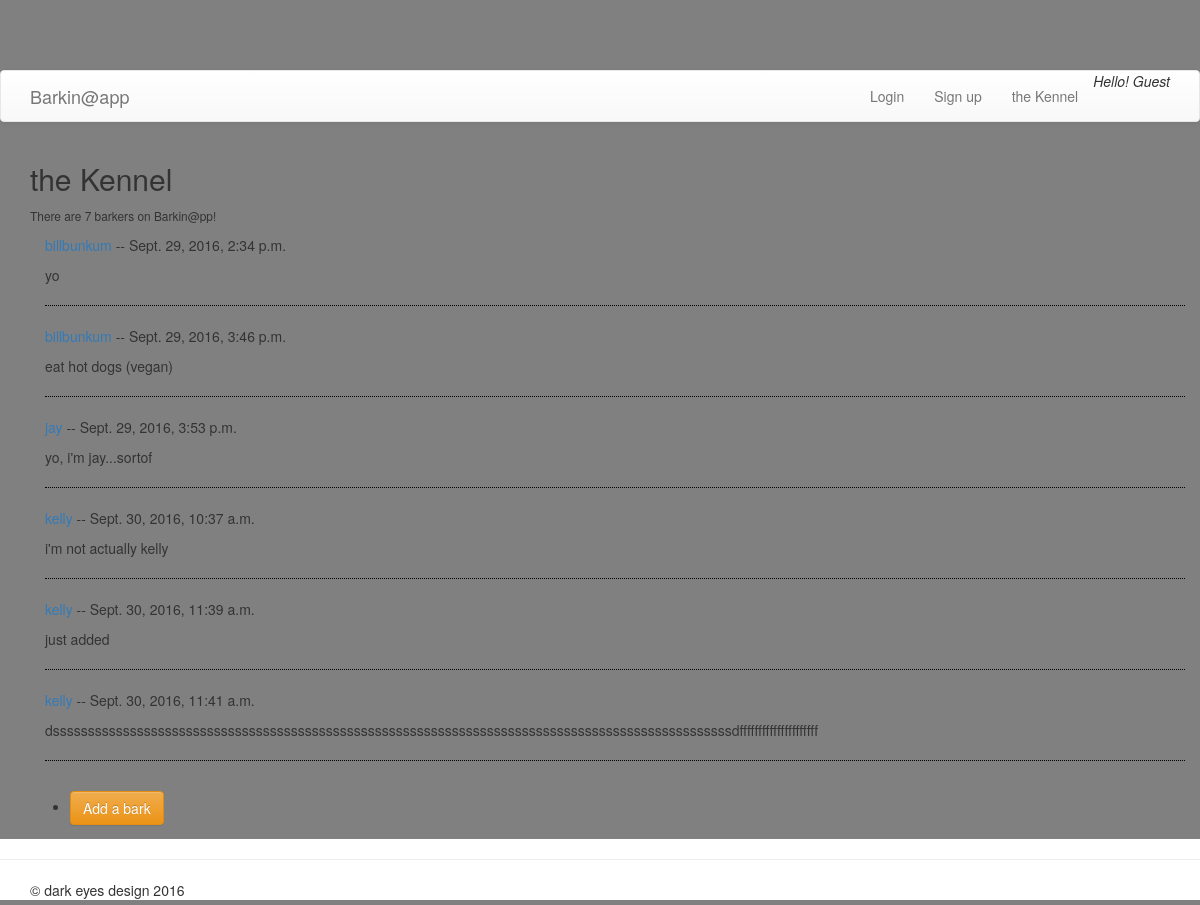
Page /barks/users/ on the earlier database version.
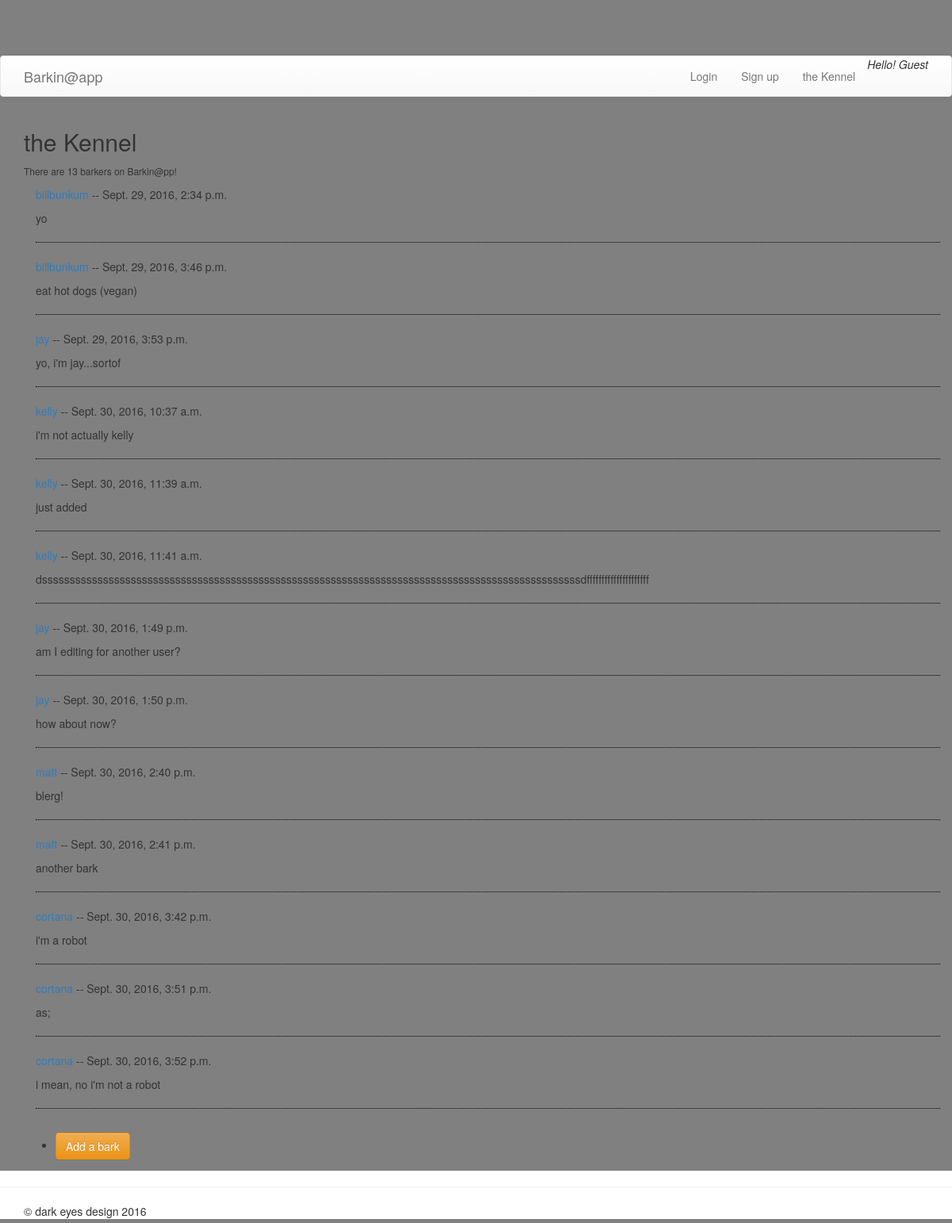
Same page on the later database version.
### barks/models.py (models this page shows, shortened)
class Bark(models.Model):
    user = models.ForeignKey(User, null=True, blank=True)
    content = models.CharField(max_length=120)
    post_date = models.DateTimeField(auto_now_add=True)

### barks/views.py (the view)
def global_barks_list(request): #shows all user's barks
    ubs = Bark.objects.all()
    user_count = User.objects.count()
    context = {
        "ubs": ubs,
        "user_count": user_count,
    }
    return render(request, "barks/global_barks_list.html", context)

### barks/templates/barks/global_barks_list.html
{% extends "core/base.html" %}
{% block content %}
<h2>the Kennel</h2>
<small>There are {{user_count}} barkers on Barkin@pp!</small>
<p>
    <div class="container">
        {% for bark in ubs %}
            <p>
            <a href="{% url 'barks:barks_list' bark.user_id %}">
                {{bark.user.username}}</a>
                -- {{bark.post_date}}
            </p>
            <p>
                {{bark.content}}
            </p>
            <hr style="border-top: 1px dotted black;">
        {% endfor %}
    </div>
</p>
<p>
<ul>
    <li><a class="btn btn-warning"
    href="{% url 'barks:add_bark' %}"
    >
    Add a bark
    </a></li>
</ul>
</p>
{% endblock content %}

### core/templates/core/base.html (shortened to what this page needs)
{% load static %}
<!DOCTYPE html>
<html>
<head>
    <link rel="stylesheet" href="https://maxcdn.bootstrapcdn.com/bootstrap/3.3.7/css/bootstrap.min.css">
    <link rel="stylesheet" href="https://maxcdn.bootstrapcdn.com/bootstrap/3.3.7/css/bootstrap-theme.min.css">
    <link rel="stylesheet" type="text/css" href="{% static 'core/styles.css' %}" />
</head>
<body>
    <header>
        <nav class="navbar navbar-default">
            <div class="container">
                <div class="navbar-header">
                    <a class="navbar-brand" href="{% url 'core:splash' %}">Barkin@app</a>
                </div>
                <div class="collapse navbar-collapse" id="howdy">
                    <ul class="nav navbar-nav navbar-right">
                    {% if request.user.is_authenticated %}
                        <li><a href="{% url 'accounts:logout' %}">Logout
                            </a></li>
                    {% else %}
                        <li><a href="{% url 'accounts:login' %}">Login
                            </a></li>
                        <li><a href="{% url 'accounts:register' %}">Sign up
                            </a></li>
                    {% endif %}
                            <li role="presentation"><a href="{% url 'barks:global_barks_list' %}">the Kennel
                                </a></li>
                        {% if request.user.is_authenticated %}
                            <li role="presentation"><em>Hello! {{user}}</em>
                                </li>
                        {% else %}
                            <li role="presentation"><em>Hello! Guest</em>
                                </li>
                        {% endif %}
                    </ul>
                </div>
            </div>
        </nav>
    </header>
<div class="container">
    {% block content %}
    {% endblock content %}
</div>
<footer class="page-footer">
    <hr>
    <div class="container">
        &copy; dark eyes design 2016
    </div>
</footer>
</body>
</html>

### core/static/styles.css (style rules this page uses)
body { padding-top: 70px; padding-bottom: 70px; background-color: grey; background-repeat: no-repeat; }
.page-footer { position: fixed; bottom: 5px; background-color: #fff; width: 100%; }

Differences in the rows shown:
added Bark: user.username "jay", post_date "Sept. 30, 2016, 1:49 p.m.", content "am I editing for another user?"
added Bark: user.username "jay", post_date "Sept. 30, 2016, 1:50 p.m.", content "how about now?"
added Bark: user.username "matt", post_date "Sept. 30, 2016, 2:40 p.m.", content "blerg!"
added Bark: user.username "matt", post_date "Sept. 30, 2016, 2:41 p.m.", content "another bark"
added Bark: user.username "cortana", post_date "Sept. 30, 2016, 3:42 p.m.", content "i'm a robot"
added Bark: user.username "cortana", post_date "Sept. 30, 2016, 3:51 p.m.", content "as;"
added Bark: user.username "cortana", post_date "Sept. 30, 2016, 3:52 p.m.", content "i mean, no i'm not a robot"
Other differences:
{{ user_count }}: "7" → "13"
